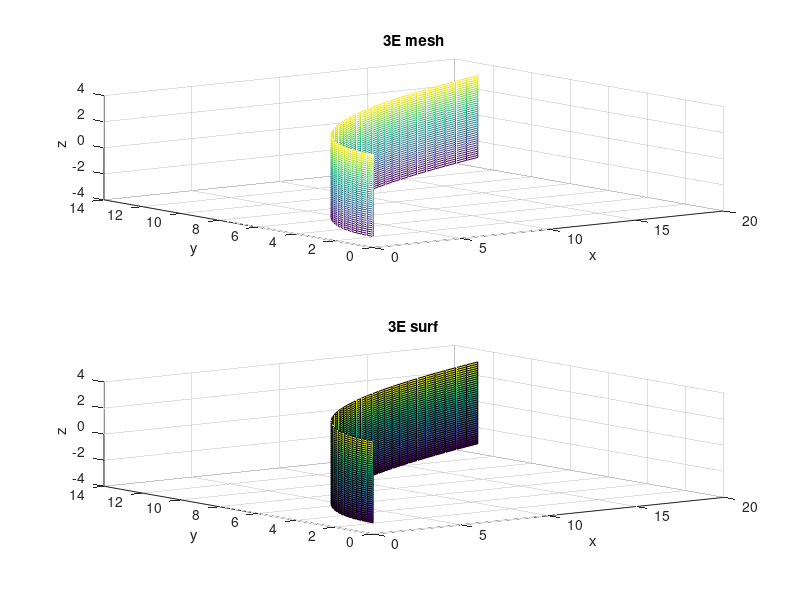

Write MATLAB code to recreate this figure.

clear all
u1=0;
u2=pi;
v1=-pi;
v2=pi;
n1=40;
n2=40;
u=linspace(u1,u2,n1);
v=linspace(v1,v2,n2);
[UU,VV]=meshgrid(u,v);
a=2;
c=1;
b=1;
X=a.*UU.^2;
Y=2.*a.*UU;
Z=VV;
subplot(2,1,1)
mesh(X, Y, Z)
title('3E mesh')
xlabel('x')
ylabel('y')
zlabel('z')
subplot(2,1,2)
surf(X, Y, Z)
title('3E surf')
xlabel('x')
ylabel('y')
zlabel('z')